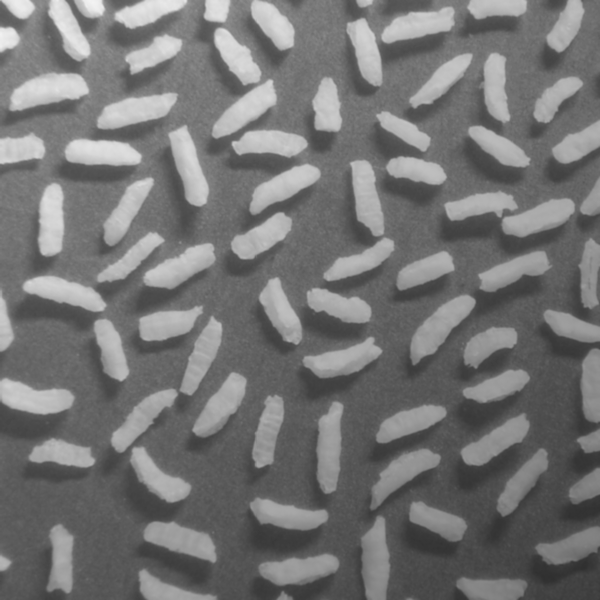
#> input picture Image_a5_rice.tif, 600 x 600 px, found by its file name
$ jupyter execute 'Rice Object Extraction.ipynb'
#> lines starting #> are read from the running program, lines starting #| are printed output that depends on the picture; after the words box and inside, x2 and y2 are one past the last pixel; in counts of white or black regions, pixels touching at a corner belong together
[cell 1]
import cv2
import numpy as np

[cell 2]
image = cv2.imread('C:\\Users\\Ashutosh Shukla\\Downloads\\Image_a5_rice.tif')
#> image is the input picture: shape (600, 600, 3); min 47, max 243, mean 116.4

[cell 3]
original = image.copy()
gray = cv2.cvtColor(image, cv2.COLOR_BGR2GRAY)
blurred = cv2.GaussianBlur(gray, (3, 3), 0)
canny = cv2.Canny(blurred, 120, 255, 1)
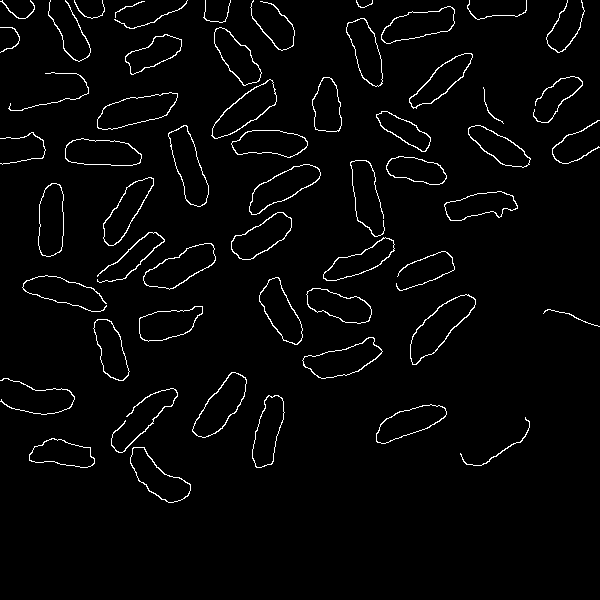
#> canny: shape (600, 600); 2.6% white in thin lines or dots, all inside (x1, y1, x2, y2) = (0, 0, 600, 503)
kernel = np.ones((5,5),np.uint8)
dilate = cv2.dilate(canny, kernel, iterations=1)
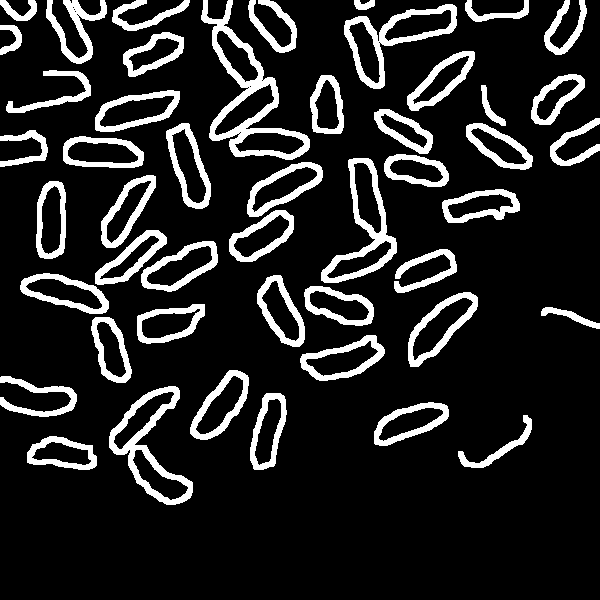
#> dilate: shape (600, 600); 14.1% white; 48 white regions

[cell 4]
cnts = cv2.findContours(dilate, cv2.RETR_EXTERNAL, cv2.CHAIN_APPROX_SIMPLE)
#> cnts = 48 contours; largest, box (x1, y1, x2, y2) and area: (201, 0, 310, 160) 6276, (109, 386, 193, 505) 4204, (344, 4, 457, 89) 3954, (321, 158, 397, 283) 3908, (408, 292, 478, 367) 2544
cnts = cnts[0] if len(cnts) == 2 else cnts[1]

[cell 5]
image_number = 0
for c in cnts:
    x,y,w,h = cv2.boundingRect(c)
    cv2.rectangle(image, (x, y), (x + w, y + h), (36,255,12), 2)
    ROI = original[y:y+h, x:x+w]
    cv2.imwrite("ROI_{}.png".format(image_number), ROI)
    image_number += 1
#> this loop made 48 passes
#> (x, y, w, h) on passes 1 to 12: (27, 436, 70, 34), (458, 415, 74, 53), (374, 402, 75, 44), (250, 393, 37, 77), (109, 386, 84, 119), (0, 376, 77, 41), (190, 370, 59, 70), (300, 335, 85, 46), (91, 317, 41, 66), (541, 307, 59, 22), (137, 304, 68, 40), (408, 292, 70, 75)
#> pass 1, `ROI = original[y:y+h, x:x+w]`:
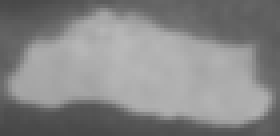
#> ROI: shape (34, 70, 3) (shown 4 times larger); min 71, max 185, mean 134.3
#> pass 2, `ROI = original[y:y+h, x:x+w]`:
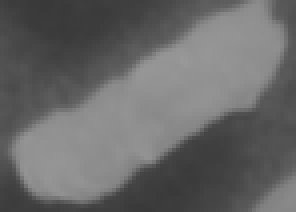
#> ROI: shape (53, 74, 3) (shown 4 times larger); min 57, max 153, mean 103.7
#> pass 3, `ROI = original[y:y+h, x:x+w]`:
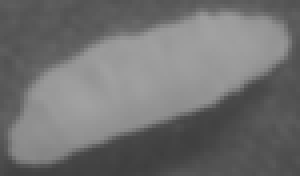
#> ROI: shape (44, 75, 3) (shown 4 times larger); min 62, max 161, mean 113.2
#> after the loop:
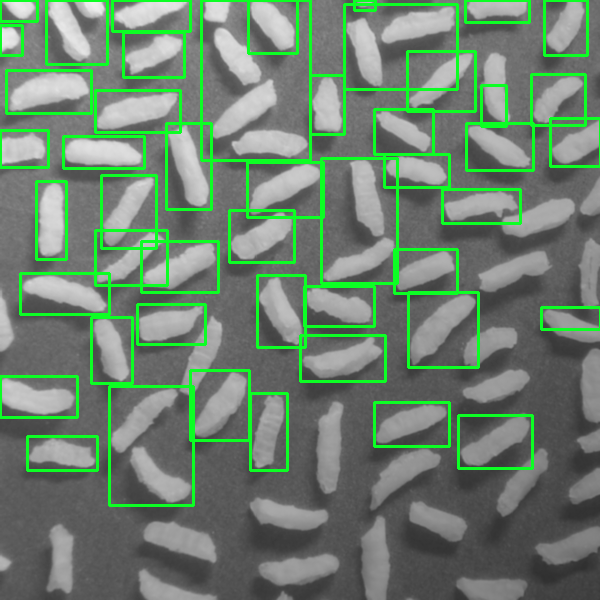
#> image: shape (600, 600, 3); 8.73% of pixels changed, all inside (x1, y1, x2, y2) = (0, 0, 600, 507)
#> after the loop, image_number = 48

[cell 6]
cv2.imshow('canny', canny)
cv2.imshow('image', image)
cv2.waitKey(0)
#> Out = 27
